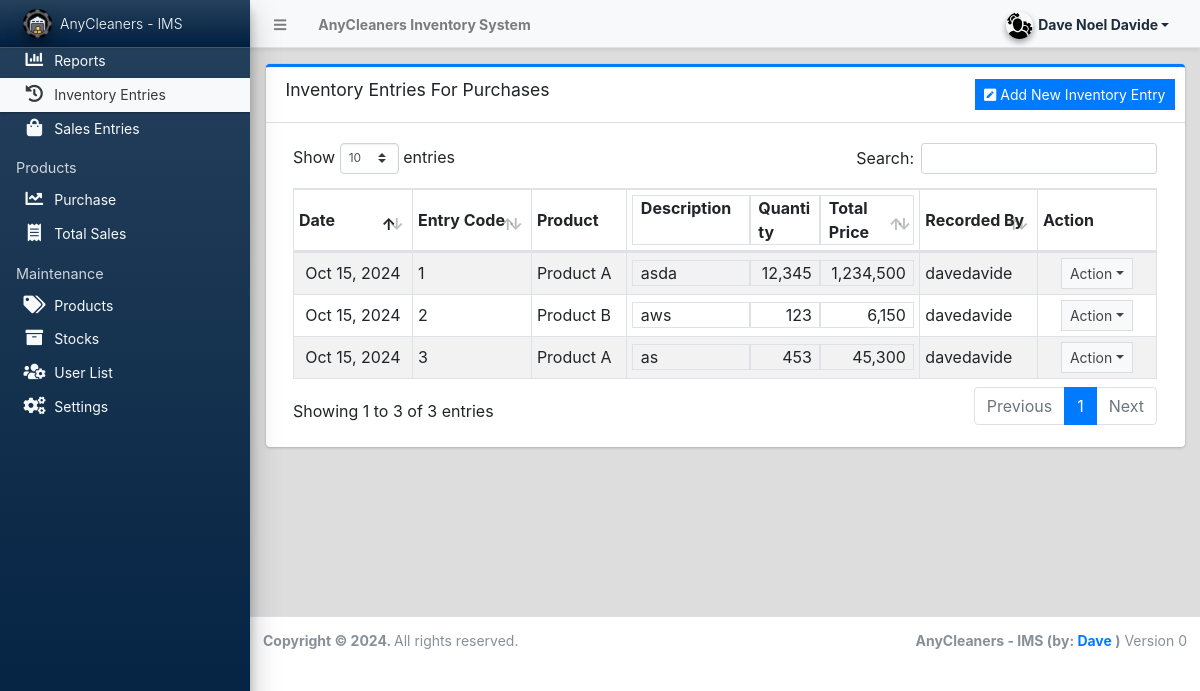
Screenshot of /admin/?page=inventory (signed in) with the database file from the repository.
### tables this page shows
CREATE TABLE `inventory_entries` (
  `id` int(30) NOT NULL,
  `product_id` int(30) NOT NULL,
  `entry_code` varchar(100) DEFAULT NULL,
  `entry_date` date NOT NULL,
  `description` text DEFAULT NULL,
  `user_id` int(30) DEFAULT NULL,
  `date_created` datetime DEFAULT current_timestamp(),
  `date_updated` datetime DEFAULT current_timestamp() ON UPDATE current_timestamp(),
  `quantity` int(11) NOT NULL DEFAULT 0
);

CREATE TABLE `products` (
  `id` int(30) NOT NULL,
  `name` text NOT NULL,
  `description` text DEFAULT NULL,
  `delete_flag` tinyint(1) DEFAULT 0,
  `date_created` datetime DEFAULT current_timestamp(),
  `date_updated` datetime DEFAULT current_timestamp() ON UPDATE current_timestamp(),
  `purchase_price` decimal(10,2) NOT NULL DEFAULT 0.00,
  `selling_price` decimal(10,2) NOT NULL DEFAULT 0.00
);

### config.php (called while the page is built, shortened)
<?php
require_once('classes/DBConnection.php');
require_once('classes/SystemSettings.php');
function validate_image($file){
	if(!empty($file)){
        $ex = explode('?',$file);
        $file = $ex[0];
        $param =  isset($ex[1]) ? '?'.$ex[1]  : '';
		if(is_file(base_app.$file)){
			return base_url.$file.$param;
		}else{
			return base_url.'dist/img/no-image-available.png';
		}
	}else{
		return base_url.'dist/img/no-image-available.png';
	}
}
function isMobileDevice(){
    $aMobileUA = array(
        '/iphone/i' => 'iPhone',
        '/ipod/i' => 'iPod',
        '/ipad/i' => 'iPad',
        '/android/i' => 'Android',
        '/blackberry/i' => 'BlackBerry',
        '/webos/i' => 'Mobile'
    );
    return false;
}
?>

### classes/DBConnection.php (called while the page is built, shortened)
<?php
class DBConnection{
    private $host = DB_SERVER;
    private $username = DB_USERNAME;
    private $password = DB_PASSWORD;
    private $database = DB_NAME;
    public $conn;
    public function __construct(){
        if (!isset($this->conn)) {
            $this->conn = new mysqli($this->host, $this->username, $this->password, $this->database);
        }
    }
}
?>

### classes/SystemSettings.php (called while the page is built, shortened)
<?php
class SystemSettings extends DBConnection{
	function userdata($field = ''){
		if(!empty($field)){
			if(isset($_SESSION['userdata'][$field]))
				return $_SESSION['userdata'][$field];
			else
				return null;
		}else{
			return false;
		}
	}
	function info($field=''){
		if(!empty($field)){
			if(isset($_SESSION['system_info'][$field]))
				return $_SESSION['system_info'][$field];
			else
				return false;
		}else{
			return false;
		}
	}
}
$_settings = new SystemSettings();
?>

### admin/inventory/index.php (the view, shortened to what this page needs)
<?php
function format_num($number)
{
    $num_ex = explode('.', $number);
    $decimals = isset($num_ex[1]) ? strlen($num_ex[1]) : 0;
    return number_format($number, $decimals);
}
?>
<div class="card card-outline card-primary">
    <div class="card-header">
        <h3 class="card-title">Inventory Entries For Purchases</h3>
        <div class="card-tools">
            <button class="btn btn-primary btn-flat btn-sm" id="create_new" type="button"><i class="fa fa-pen-square"></i> Add New Inventory Entry</button>
        </div>
    </div>
    <div class="card-body">
        <div class="container-fluid">
            <table class="table table-hover table-striped table-bordered" id="inventoryTable">
                <colgroup>
                    <col width="10%">
                    <col width="10%">
                    <col width="7%">
                    <col width="10%">
                    <col width="6%">
                    <col width="10%">
                </colgroup>
                <thead>
                    <tr>
                        <th>Date</th>
                        <th>Entry Code</th>
                        <th>Product</th>
                        <th class="p-0">
                            <div class="d-flex w-100">
                                <div class="col-5 border">Description</div>
                                <div class="col-3 border">Quantity</div>
                                <div class="col-4 border">Total Price</div>
                            </div>
                        </th>
                        <th>Recorded By</th>
                        <th>Action</th>
                    </tr>
                </thead>
                <tbody>
                    <?php
                    $swhere = "";
                    $users = $conn->query("SELECT id, username FROM `users` WHERE id IN (SELECT `user_id` FROM `inventory_entries` {$swhere})");
                    $user_arr = array_column($users->fetch_all(MYSQLI_ASSOC), 'username', 'id');
                    $inventory = $conn->query("SELECT id, entry_date, entry_code, description, quantity, user_id, product_id FROM `inventory_entries` {$swhere} ORDER BY date(entry_date) ASC");
                    while ($row = $inventory->fetch_assoc()):
                        $product = $conn->query("SELECT name, purchase_price FROM products WHERE id = '{$row['product_id']}'")->fetch_assoc();
                        $total_price = $row['quantity'] * $product['purchase_price'];
                    ?>
                        <tr>
                            <td class="text-center"><?= date("M d, Y", strtotime($row['entry_date'])) ?></td>
                            <td class=""><?= htmlspecialchars($row['entry_code'], ENT_QUOTES) ?></td>
                            <td class=""><?= htmlspecialchars($product['name'], ENT_QUOTES) ?></td>
                            <td class="p-0">
                                <div class="d-flex w-100">
                                    <div class="col-5 border"><?= htmlspecialchars($row['description'], ENT_QUOTES) ?></div>
                                    <div class="col-3 border text-right"><?= format_num($row['quantity']) ?></div>
                                    <div class="col-4 border text-right"><?= format_num($total_price) ?></div>
                                </div>
                            </td>
                            <td><?= isset($user_arr[$row['user_id']]) ? $user_arr[$row['user_id']] : "N/A" ?></td>
                            <td class="text-center">
                                <button type="button" class="btn btn-flat btn-default btn-sm dropdown-toggle dropdown-icon" data-toggle="dropdown">
                                    Action
                                </button>
                            </td>
                        </tr>
                    <?php endwhile; ?>
                </tbody>
            </table>
        </div>
    </div>
</div>

### admin/index.php (shortened to what this page needs)
<?php require_once('../config.php'); ?>
 <!DOCTYPE html>
<html lang="en" class="" style="height: auto;">
<?php require_once('inc/header.php') ?>
  <body class="sidebar-mini layout-fixed control-sidebar-slide-open layout-navbar-fixed sidebar-mini-md sidebar-mini-xs" data-new-gr-c-s-check-loaded="14.991.0" data-gr-ext-installed="" style="height: auto;">
    <div class="wrapper">
     <?php require_once('inc/topBarNav.php') ?>
     <?php require_once('inc/navigation.php') ?>
     <?php $page = isset($_GET['page']) ? $_GET['page'] : 'home';  ?>
      <div class="content-wrapper pt-3" style="min-height: 567.854px;">
        <section class="content">
          <div class="container-fluid">
            <?php
              if(!file_exists($page.".php") && !is_dir($page)){
                  include '404.html';
              }else{
                if(is_dir($page))
                  include $page.'/index.php';
                else
                  include $page.'.php';
              }
            ?>
          </div>
        </section>
      </div>
      <?php require_once('inc/footer.php') ?>
  </body>
</html>

### admin/inc/header.php (shortened to what this page needs)
<head>
    <link rel="stylesheet" href="<?php echo base_url ?>plugins/fontawesome-free/css/all.min.css">
    <link rel="stylesheet" href="<?php echo base_url ?>plugins/tempusdominus-bootstrap-4/css/tempusdominus-bootstrap-4.min.css">
  <link rel="stylesheet" href="<?php echo base_url ?>plugins/datatables-bs4/css/dataTables.bootstrap4.min.css">
  <link rel="stylesheet" href="<?php echo base_url ?>plugins/datatables-responsive/css/responsive.bootstrap4.min.css">
  <link rel="stylesheet" href="<?php echo base_url ?>plugins/datatables-buttons/css/buttons.bootstrap4.min.css">
  <link rel="stylesheet" href="<?php echo base_url ?>plugins/select2/css/select2.min.css">
  <link rel="stylesheet" href="<?php echo base_url ?>plugins/select2-bootstrap4-theme/select2-bootstrap4.min.css">
    <link rel="stylesheet" href="<?php echo base_url ?>plugins/icheck-bootstrap/icheck-bootstrap.min.css">
    <link rel="stylesheet" href="<?php echo base_url ?>plugins/jqvmap/jqvmap.min.css">
    <link rel="stylesheet" href="<?php echo base_url ?>plugins/fullcalendar/main.css">
    <link rel="stylesheet" href="<?php echo base_url ?>dist/css/adminlte.css">
    <link rel="stylesheet" href="<?php echo base_url ?>dist/css/custom.css">
    <link rel="stylesheet" href="<?php echo base_url ?>plugins/overlayScrollbars/css/OverlayScrollbars.min.css">
    <link rel="stylesheet" href="<?php echo base_url ?>plugins/daterangepicker/daterangepicker.css">
    <link rel="stylesheet" href="<?php echo base_url ?>plugins/summernote/summernote-bs4.min.css">
  <link rel="stylesheet" href="<?php echo base_url ?>plugins/sweetalert2-theme-bootstrap-4/bootstrap-4.min.css">
  </head>

### admin/inc/topBarNav.php (shortened to what this page needs)
<nav class="main-header navbar navbar-expand navbar-light text-sm shadow-sm">
  <ul class="navbar-nav">
    <li class="nav-item">
    <a class="nav-link" data-widget="pushmenu" href="#" role="button"><i class="fas fa-bars"></i></a>
    </li>
    <li class="nav-item d-none d-sm-inline-block">
      <a href="<?php echo base_url ?>" class="nav-link"><b><?php echo (!isMobileDevice()) ? $_settings->info('name'):$_settings->info('short_name'); ?></b></a>
    </li>
  </ul>
  <ul class="navbar-nav ml-auto">
    <li class="nav-item">
      <div class="btn-group nav-link">
            <button type="button" class="btn btn-rounded badge badge-light dropdown-toggle dropdown-icon" data-toggle="dropdown">
              <span><img src="<?php echo validate_image($_settings->userdata('avatar')) ?>" class="img-circle elevation-2 user-img" alt="User Image"></span>
              <span class="ml-3"><?php echo ucwords($_settings->userdata('firstname').' '.$_settings->userdata('lastname')) ?></span>
            </button>
        </div>
    </li>
  </ul>
</nav>

### admin/inc/navigation.php (shortened to what this page needs)
<aside class="main-sidebar sidebar-dark-light elevation-4 sidebar-no-expand bg-gradient-navy">
  <a href="<?php echo base_url ?>admin" class="brand-link bg-transparent text-sm shadow-sm bg-gradient-navy">
  <img src="<?php echo validate_image($_settings->info('logo'))?>" alt="Store Logo" class="brand-image img-circle elevation-3 bg-black" style="width: 1.8rem;height: 1.8rem;max-height: unset;object-fit:scale-down;object-position:center center">
  <span class="brand-text font-weight-light"><?php echo $_settings->info('short_name') ?></span>
  </a>
  <div class="sidebar os-host os-theme-light os-host-overflow os-host-overflow-y os-host-resize-disabled os-host-transition os-host-scrollbar-horizontal-hidden">
    <div class="os-content-glue" style="margin: 0px -8px; width: 249px; height: 646px;"></div>
    <div class="os-padding">
      <div class="os-viewport os-viewport-native-scrollbars-invisible" style="overflow-y: scroll;">
        <div class="os-content" style="padding: 0px 8px; height: 100%; width: 100%;">
          <nav class="">
             <ul class="nav nav-pills nav-sidebar flex-column text-sm nav-compact nav-flat nav-child-indent nav-collapse-hide-child text-dark" data-widget="treeview" role="menu" data-accordion="false">
              <li class="nav-item dropdown">
                <a href="./" class="nav-link text-light nav-home">
                  <i class="nav-icon fas fa-chart-bar"></i>
                  <p>
                    Reports
                  </p>
                </a>
              </li>
              <li class="nav-item">
                <a href="<?php echo base_url ?>admin/?page=inventory" class="nav-link text-light nav-inventory">
                  <i class="nav-icon fas fa-history"></i>
                  <p>
                    Inventory Entries
                  </p>
                </a>
              </li>
              <li class="nav-item">
                <a href="<?php echo base_url ?>admin/?page=sales" class="nav-link text-light nav-sales">
                  <i class="nav-icon fas fa-shopping-bag"></i>
                  <p>
                    Sales Entries
                  </p>
                </a>
              </li>
              <li class="nav-header">Products</li>
              <li class="nav-item">
                <a href="<?php echo base_url ?>admin/?page=reports/purchases" class="nav-link text-light nav-reports_purchases">
                  <i class="nav-icon fas fa-chart-line"></i>
                  <p>
                    Purchase
                  </p>
                </a>
              </li>
              <li class="nav-item">
                <a href="<?php echo base_url ?>admin/?page=reports/total_sales" class="nav-link text-light nav-reports_total_sales">
                  <i class="nav-icon fas fa-receipt"></i>
                  <p>
                    Total Sales
                  </p>
                </a>
              </li>
              <?php if($_settings->userdata('type') == 1): ?>
              <li class="nav-header">Maintenance</li>
              <li class="nav-item dropdown">
                <a href="<?php echo base_url ?>admin/?page=products" class="nav-link text-light nav-products">
                  <i class="nav-icon fas fa-tags"></i>
                  <p>
                    Products
                  </p>
                </a>
              </li>
              <li class="nav-item dropdown">
                <a href="<?php echo base_url ?>admin/?page=stocks" class="nav-link text-light nav-stocks">
                  <i class="nav-icon fas fa-archive"></i>
                  <p>
                    Stocks
                  </p>
                </a>
              </li>
              <li class="nav-item dropdown">
                <a href="<?php echo base_url ?>admin/?page=user/list" class="nav-link text-light nav-user_list">
                  <i class="nav-icon fas fa-users-cog"></i>
                  <p>
                    User List
                  </p>
                </a>
              </li>
              <li class="nav-item dropdown">
                <a href="<?php echo base_url ?>admin/?page=system_info" class="nav-link text-light nav-system_info">
                  <i class="nav-icon fas fa-cogs"></i>
                  <p>
                    Settings
                  </p>
                </a>
              </li>
              <?php endif; ?>
            </ul>
          </nav>
        </div>
      </div>
    </div>
  </div>
</aside>

### admin/inc/footer.php (shortened to what this page needs)
<footer class="main-footer text-sm">
        <strong>Copyright © <?php echo date('Y') ?>.
        </strong>
        All rights reserved.
        <div class="float-right d-none d-sm-inline-block">
          <b><?php echo $_settings->info('short_name') ?> (by: <a href="mailto:davedavide271@gmail.com" target="blank">Dave</a> )</b> Version 0
        </div>
      </footer>
    </div>

### admin/inc/topBarNav.php (style rules this page uses)
.user-img { position: absolute; height: 27px; width: 27px; object-fit: cover; left: -7%; top: -12%; }
.btn-rounded { border-radius: 50px; }

### admin/inventory/index.php (style rules this page uses)
th.p-0, td.p-0 { padding: 0 !important; }

### rows the page displays
inventory_entries: entry_date "Oct 15, 2024", entry_code "1", product.name "Product A", description "asda", quantity "12,345", quantity.purchase_price "1,234,500", user "davedavide"
inventory_entries: entry_date "Oct 15, 2024", entry_code "2", product.name "Product B", description "aws", quantity "123", quantity.purchase_price "6,150", user "davedavide"
inventory_entries: entry_date "Oct 15, 2024", entry_code "3", product.name "Product A", description "as", quantity "453", quantity.purchase_price "45,300", user "davedavide"

### other values shown
$_settings->info('name') "AnyCleaners Inventory System"
$_settings->userdata('firstname').' '.$_settings->userdata('lastname') "Dave Noel Davide"
$_settings->info('short_name') "AnyCleaners - IMS"
